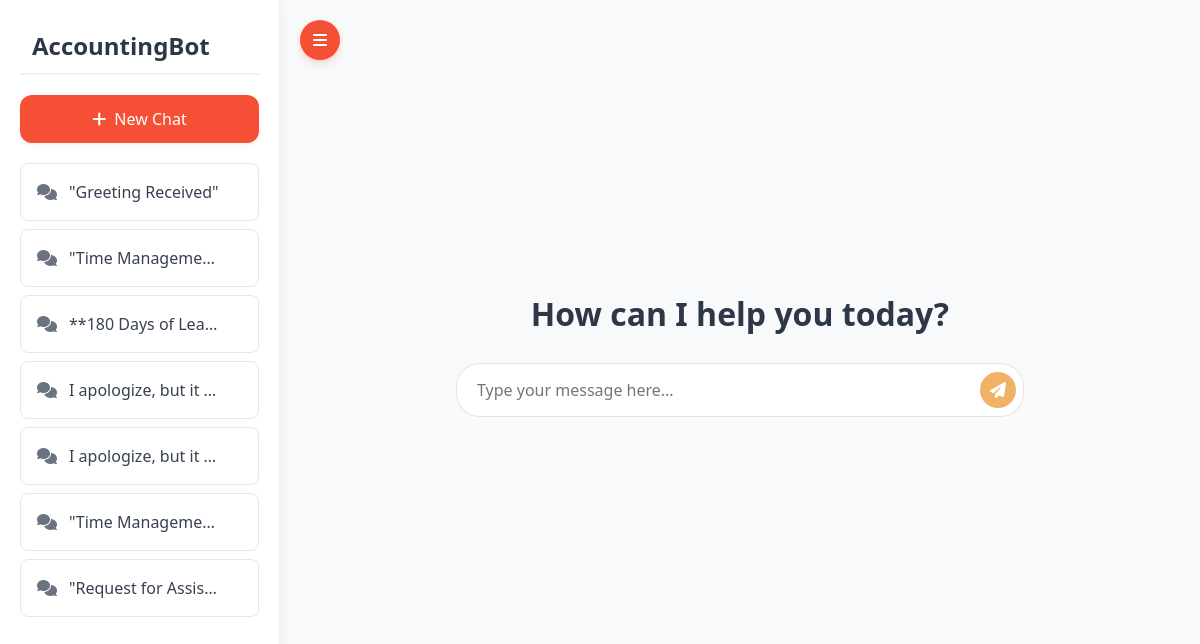
The app's page /, older data.
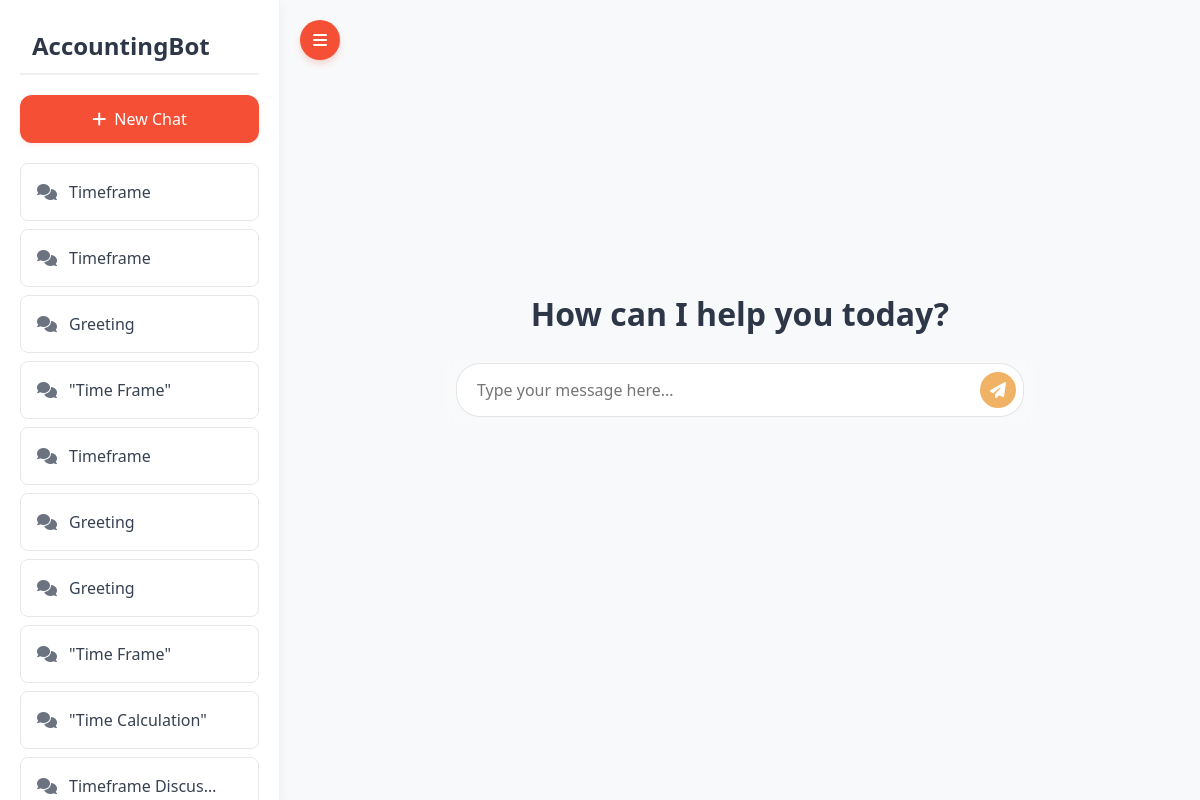
The same page, newer data.
### Rag/models.py (models this page shows, shortened)
class ChatSession(models.Model):
    message_title = models.TextField()
    session_id = models.UUIDField(default=uuid.uuid4, editable=False, unique=True)
    created_at = models.DateTimeField(auto_now_add=True)

### Rag/views.py (the view, shortened to what this page needs)
# urls.py: path('', views.index, name='index'),  # Homepage at root URL
def index(request, session_id=None):
    return render(request, 'chat.html', {
        'sidebar_chats': ChatSession.objects.all().order_by('-created_at')
    })

### templates/chat.html (shortened to what this page needs)
<!DOCTYPE html>
<html lang="en">
<head>
    {% load static %}
    <link href="https://cdn.jsdelivr.net/npm/bootstrap@5.3.3/dist/css/bootstrap.min.css" rel="stylesheet">
    <link rel="stylesheet" href="https://cdnjs.cloudflare.com/ajax/libs/font-awesome/6.5.1/css/all.min.css">
    <link href="https://cdn.jsdelivr.net/npm/bootstrap@5.3.3/dist/css/bootstrap.min.css" rel="stylesheet">
    <link rel="stylesheet" href="https://cdn.tutorialjinni.com/font-awesome/6.6.0/css/all.min.css">
</head>
<body>
    <button class="toggle-btn shifted" id="sidebarToggle">
        <i class="fas fa-bars"></i>
    </button>
    <div class="sidebar" id="sidebar">
        <div class="sidebar-header">
            <h4>AccountingBot</h4>
        </div>
        <form action="{% url 'new_session' %}" method="post">
        <button class="new-chat-btn" type="submit" onclick="startNewChat()">
            <i class="fas fa-plus"></i>
            New Chat
        </button>
        </form>
       <div class="chat-history">
    {% for chat in sidebar_chats %}
        <div class="chat-item" data-session-id="{{ chat.session_id }}">
            <i class="fas fa-comments"></i>
            <span>{{ chat.message_title }}</span>
        </div>
    {% endfor %}
</div>
    </div>
    <div class="main-content" id="mainContent">
        <div class="container">
            <div class="row g-3 mt-2">
                <div class="col-lg-12">
                    <div class="d-flex flex-column chat-container">
                        <div class="initial-state" id="initialState" {% if session_id %}style="display: none;"{% endif %}>
                            <h2>How can I help you today?</h2>
                            <div class="chat-input-wrapper">
                                <div class="chat-input-container">
                                    <form method="post" action="" id="chat-form-initial">
                                        <textarea
                                            id="chat-input-initial"
                                            name="query"
                                            class="chat-input"
                                            placeholder="Type your message here..."
                                            rows="1"
                                        ></textarea>
                                        <button id="send-button-initial" type="submit" class="send-button">
                                            <i class="fas fa-paper-plane"></i>
                                        </button>
                                    </form>
                                </div>
                            </div>
                        </div>
                    </div>
                </div>
            </div>
        </div>
    </div>
</body>
</html>

Row changes from the older to the newer data that the page shows:
no longer on this page (row unchanged): ChatSession: message_title "\"Greeting Received\""
no longer on this page (row unchanged): ChatSession: message_title "\"Time Manageme…"
no longer on this page (row unchanged): ChatSession: message_title "**180 Days of Lea…"
no longer on this page (row unchanged): ChatSession: message_title "I apologize, but it…"
no longer on this page (row unchanged): ChatSession: message_title "I apologize, but it…"
no longer on this page (row unchanged): ChatSession: message_title "\"Time Manageme…"
no longer on this page (row unchanged): ChatSession: message_title "\"Request for Assis…"
added ChatSession: message_title "Timeframe"
added ChatSession: message_title "Timeframe"
added ChatSession: message_title "Greeting"
added ChatSession: message_title "\"Time Frame\""
added ChatSession: message_title "Timeframe"
added ChatSession: message_title "Greeting"
added ChatSession: message_title "Greeting"
added ChatSession: message_title "\"Time Frame\""
added ChatSession: message_title "\"Time Calculation\""
added ChatSession: message_title "Timeframe Discus…"
